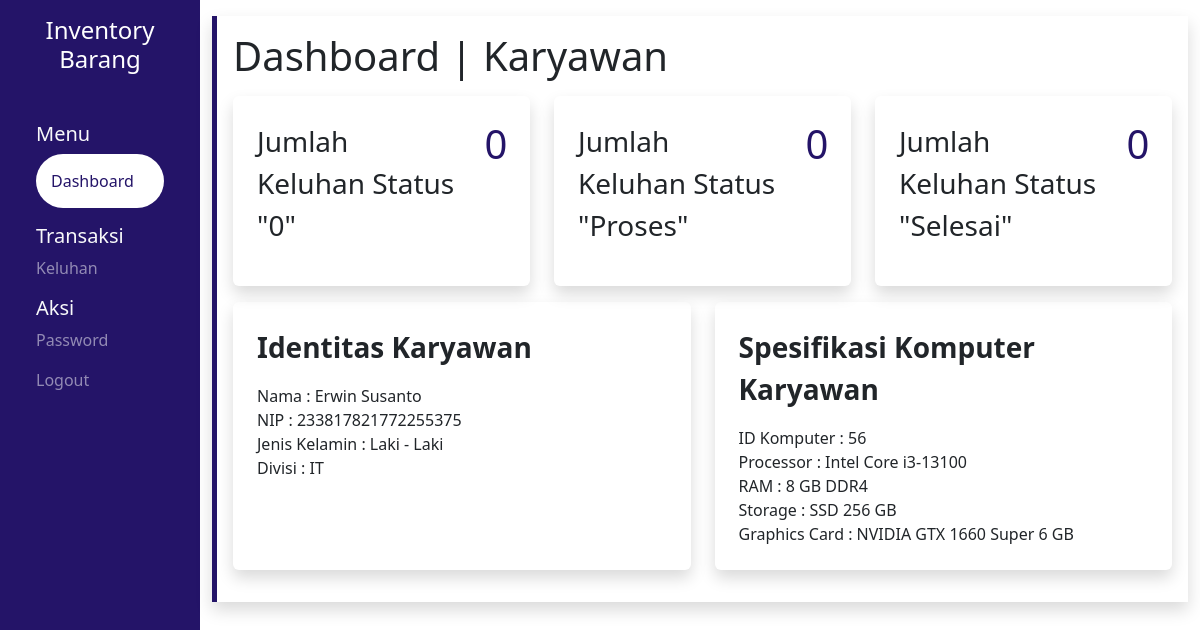
Page /pages/me/dashboard (signed in) on the earlier database version.
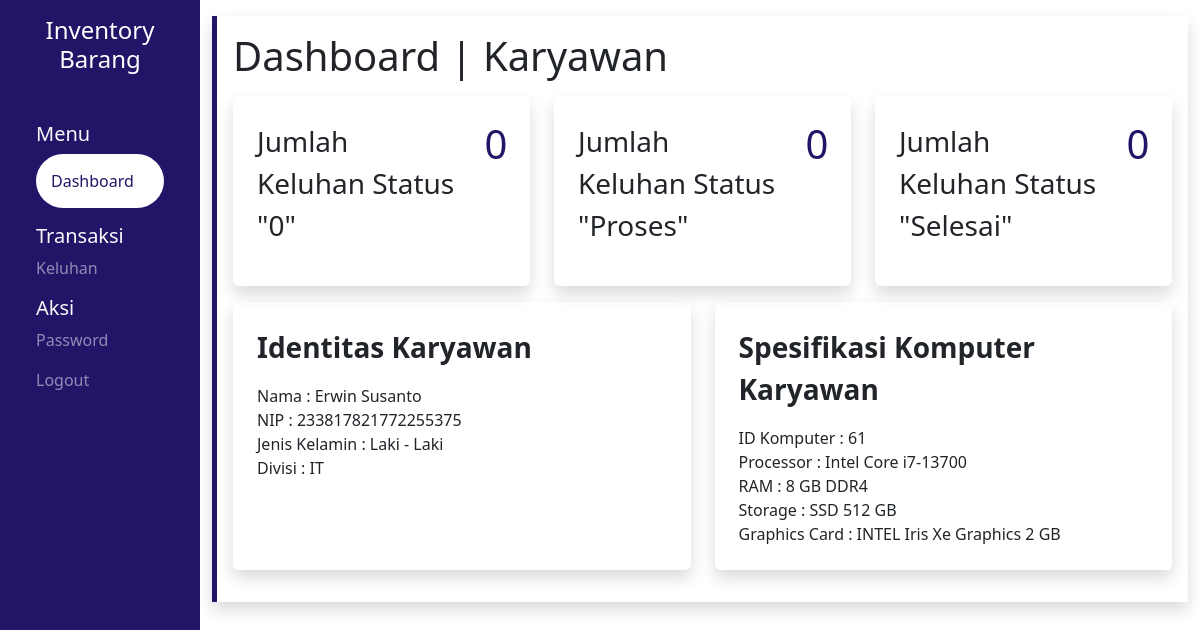
Same page on the later database version.
### tables this page shows
CREATE TABLE `komputer` (
  `id` int(11) NOT NULL,
  `id_karyawan` int(11) NOT NULL,
  `id_processor` int(11) NOT NULL,
  `id_ram` int(11) NOT NULL,
  `id_storage` int(11) NOT NULL,
  `id_vga` int(11) NOT NULL
);

CREATE TABLE `processor` (
  `id` int(11) NOT NULL,
  `nama` varchar(25) NOT NULL,
  `stok` int(11) NOT NULL
);

CREATE TABLE `ram` (
  `id` int(11) NOT NULL,
  `tipe_memori` enum('DDR2','DDR3','DDR4','DDR5') NOT NULL,
  `kapasitas` varchar(25) NOT NULL,
  `stok` int(11) NOT NULL
);

CREATE TABLE `storage` (
  `id` int(11) NOT NULL,
  `tipe` varchar(25) NOT NULL,
  `kapasitas` int(11) NOT NULL,
  `stok` int(11) NOT NULL
);

CREATE TABLE `vga` (
  `id` int(11) NOT NULL,
  `brand` varchar(25) NOT NULL,
  `nama` varchar(25) NOT NULL,
  `vram` int(11) NOT NULL,
  `stok` int(11) NOT NULL
);

### pages/src/function/statusCount.php (called while the page is built)
<?php
$id = $_SESSION['id_karyawan'];
$query_ks0 = "SELECT COUNT(*) AS status FROM keluhan WHERE status = '0' AND id_karyawan = '$id'";
$ks0_result = mysqli_query($conn, $query_ks0);
if (mysqli_num_rows($ks0_result) > 0) {
    $row = mysqli_fetch_assoc($ks0_result);
    $ks0_result = $row["status"];
}
$query_ksp = "SELECT COUNT(*) AS status FROM keluhan WHERE status = 'Proses' AND id_karyawan = '$id'";
$ksp_result = mysqli_query($conn, $query_ksp);
if (mysqli_num_rows($ksp_result) > 0) {
    $row = mysqli_fetch_assoc($ksp_result);
    $ksp_result = $row["status"];
}
$query_kss = "SELECT COUNT(*) AS status FROM keluhan WHERE status = 'Selesai' AND id_karyawan = '$id'";
$kss_result = mysqli_query($conn, $query_kss);
if (mysqli_num_rows($kss_result) > 0) {
    $row = mysqli_fetch_assoc($kss_result);
    $kss_result = $row["status"];
}

### pages/me/dashboard/index.php (the view, shortened to what the changed rows need)
<?php
include "../../src/config/connect.php";
include "../../src/function/statusCount.php";
$query = "SELECT k.*,
            k.id AS id,
            p.nama AS nama_processor,
            r.kapasitas AS kapasitas_ram,
            r.tipe_memori AS tipe_ram,
            s.tipe AS tipe_storage,
            s.kapasitas AS kapasitas_storage,
            v.brand AS brand_vga,
            v.nama AS nama_vga,
            v.vram AS vram_vga
            FROM komputer k
            JOIN karyawan ka ON k.id_karyawan = ka.id
            LEFT JOIN processor p ON k.id_processor = p.id
            LEFT JOIN ram r ON k.id_ram = r.id
            LEFT JOIN storage s ON k.id_storage = s.id
            LEFT JOIN vga v ON k.id_vga = v.id
            WHERE k.id_karyawan = '$id'";
$komputer_result = mysqli_query($conn, $query);
?>
<!DOCTYPE html>
<html lang="en">
<head>
    <link rel="stylesheet" href="../../src/css/global.css">
    <?php include '../../src/library/bootstrap.php' ?>
</head>
<body>
    <div class="container-fluid">
        <div class="row vh-100">
            <div class="col-md-10 content">
                <div class="wrapper shadow p-3 my-3 left">
                    <h1>Dashboard | <?= $_SESSION['level'] ?></h1>
                    <div class="row my-3">
                        <div class="col-md-4">
                            <a href="../keluhan/" class="text-dark">
                                <div class="p-4 shadow hover rounded h-100">
                                    <div class="row">
                                        <div class="col-md-2">
                                            <h1 class="text-ungu"><?= $ks0_result ?></h1>
                                        </div>
                                    </div>
                                </div>
                            </a>
                        </div>
                        <div class="col-md-4">
                            <a href="../keluhan/" class="text-dark">
                                <div class="p-4 shadow hover rounded h-100">
                                    <div class="row">
                                        <div class="col-md-2">
                                            <h1 class="text-ungu"><?= $ksp_result ?></h1>
                                        </div>
                                    </div>
                                </div>
                            </a>
                        </div>
                        <div class="col-md-4">
                            <a href="../keluhan/" class="text-dark">
                                <div class="p-4 shadow hover rounded h-100">
                                    <div class="row">
                                        <div class="col-md-2">
                                            <h1 class="text-ungu"><?= $kss_result ?></h1>
                                        </div>
                                    </div>
                                </div>
                            </a>
                        </div>
                    </div>
                    <div class="row my-3">
                        <div class="col-md-6">
                            <div class="p-4 shadow rounded hover h-100">
                                <?php if ($komputer = mysqli_fetch_array($komputer_result)) : ?>
                                    <p class="fs-3 fw-bold">Spesifikasi Komputer Karyawan</p>
                                    <span>ID Komputer : <?= $komputer['id'] ?></span>
                                    <br>
                                    <span>Processor : <?= $komputer['nama_processor'] ?></span>
                                    <br>
                                    <span>RAM : <?= $komputer['kapasitas_ram'] . " GB " . $komputer['tipe_ram'] ?></span>
                                    <br>
                                    <span>Storage : <?= $komputer['tipe_storage'] . " " . $komputer['kapasitas_storage'] . " GB" ?></span>
                                    <br>
                                    <span>Graphics Card : <?= $komputer['brand_vga'] . " " . $komputer['nama_vga'] . " " . $komputer['vram_vga'] . " GB" ?></span>
                                    <br>
                                <?php else : ?>
                                    <p class="fs-3 fw-bold">Spesifikasi Komputer Karyawan</p>
                                    <span>Karyawan Belum Memiliki Komputer!</span>
                                    <br>
                                <?php endif; ?>
                            </div>
                        </div>
                    </div>
                </div>
            </div>
        </div>
    </div>
</body>
</html>

Differences in the rows shown:
removed komputer: id "56", id_processor.nama "Intel Core i3-13100", id_ram.kapasitas "8", id_ram.tipe_memori "DDR4", id_storage.tipe "SSD", id_storage.kapasitas "256", id_vga.brand "NVIDIA", id_vga.nama "GTX 1660 Super", id_vga.vram "6"
added komputer: id "61", id_processor.nama "Intel Core i7-13700", id_ram.kapasitas "8", id_ram.tipe_memori "DDR4", id_storage.tipe "SSD", id_storage.kapasitas "512", id_vga.brand "INTEL", id_vga.nama "Iris Xe Graphics", id_vga.vram "2"
